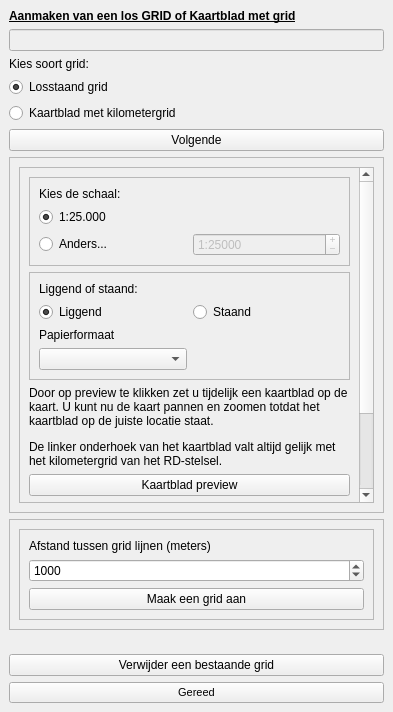
<?xml version="1.0" encoding="UTF-8"?>
<ui version="4.0">
 <class>OivObjectenGridWidget</class>
 <widget class="QDockWidget" name="OivObjectenGridWidget">
  <property name="geometry">
   <rect>
    <x>0</x>
    <y>0</y>
    <width>393</width>
    <height>712</height>
   </rect>
  </property>
  <property name="features">
   <set>QDockWidget::DockWidgetFloatable|QDockWidget::DockWidgetMovable</set>
  </property>
  <property name="windowTitle">
   <string>OIV Objecten</string>
  </property>
  <widget class="QWidget" name="dockWidgetContents">
   <property name="sizePolicy">
    <sizepolicy hsizetype="Preferred" vsizetype="Minimum">
     <horstretch>0</horstretch>
     <verstretch>0</verstretch>
    </sizepolicy>
   </property>
   <layout class="QGridLayout" name="gridLayout">
    <item row="0" column="0">
     <layout class="QVBoxLayout" name="verticalLayout">
      <item>
       <widget class="QLabel" name="label">
        <property name="font">
         <font>
          <family>Arial</family>
          <weight>75</weight>
          <bold>true</bold>
          <underline>true</underline>
         </font>
        </property>
        <property name="text">
         <string>Aanmaken van een los GRID of Kaartblad met grid</string>
        </property>
        <property name="alignment">
         <set>Qt::AlignLeading|Qt::AlignLeft|Qt::AlignVCenter</set>
        </property>
        <property name="wordWrap">
         <bool>true</bool>
        </property>
       </widget>
      </item>
      <item>
       <widget class="QLineEdit" name="object_id">
        <property name="enabled">
         <bool>false</bool>
        </property>
       </widget>
      </item>
      <item>
       <widget class="QLabel" name="type_label">
        <property name="text">
         <string>Kies soort grid:</string>
        </property>
       </widget>
      </item>
      <item>
       <widget class="QRadioButton" name="type_single_grid">
        <property name="text">
         <string>Losstaand grid</string>
        </property>
        <property name="checked">
         <bool>true</bool>
        </property>
       </widget>
      </item>
      <item>
       <widget class="QRadioButton" name="type_kaartblad_grid">
        <property name="text">
         <string>Kaartblad met kilometergrid</string>
        </property>
       </widget>
      </item>
      <item>
       <widget class="QPushButton" name="next">
        <property name="text">
         <string>Volgende</string>
        </property>
       </widget>
      </item>
      <item>
       <widget class="QFrame" name="kaartblad_frame">
        <property name="sizePolicy">
         <sizepolicy hsizetype="Preferred" vsizetype="MinimumExpanding">
          <horstretch>0</horstretch>
          <verstretch>0</verstretch>
         </sizepolicy>
        </property>
        <property name="minimumSize">
         <size>
          <width>0</width>
          <height>200</height>
         </size>
        </property>
        <property name="frameShape">
         <enum>QFrame::StyledPanel</enum>
        </property>
        <property name="frameShadow">
         <enum>QFrame::Raised</enum>
        </property>
        <layout class="QGridLayout" name="gridLayout_2">
         <item row="1" column="0">
          <widget class="QScrollArea" name="scrollArea_2">
           <property name="sizePolicy">
            <sizepolicy hsizetype="Preferred" vsizetype="Expanding">
             <horstretch>0</horstretch>
             <verstretch>0</verstretch>
            </sizepolicy>
           </property>
           <property name="minimumSize">
            <size>
             <width>0</width>
             <height>0</height>
            </size>
           </property>
           <property name="widgetResizable">
            <bool>true</bool>
           </property>
           <widget class="QWidget" name="scrollAreaWidgetContents_2">
            <property name="geometry">
             <rect>
              <x>0</x>
              <y>0</y>
              <width>334</width>
              <height>422</height>
             </rect>
            </property>
            <property name="sizePolicy">
             <sizepolicy hsizetype="Preferred" vsizetype="Expanding">
              <horstretch>0</horstretch>
              <verstretch>0</verstretch>
             </sizepolicy>
            </property>
            <layout class="QGridLayout" name="gridLayout_3">
             <item row="2" column="0" colspan="2">
              <widget class="QFrame" name="format_orient_frame">
               <property name="minimumSize">
                <size>
                 <width>0</width>
                 <height>20</height>
                </size>
               </property>
               <property name="frameShape">
                <enum>QFrame::StyledPanel</enum>
               </property>
               <property name="frameShadow">
                <enum>QFrame::Raised</enum>
               </property>
               <layout class="QGridLayout" name="gridLayout_5">
                <item row="1" column="0">
                 <widget class="QRadioButton" name="orient_landscape">
                  <property name="text">
                   <string>Liggend</string>
                  </property>
                  <property name="checked">
                   <bool>true</bool>
                  </property>
                 </widget>
                </item>
                <item row="0" column="0">
                 <widget class="QLabel" name="orient_label">
                  <property name="text">
                   <string>Liggend of staand:</string>
                  </property>
                 </widget>
                </item>
                <item row="1" column="1">
                 <widget class="QRadioButton" name="orient_portrait">
                  <property name="text">
                   <string>Staand</string>
                  </property>
                 </widget>
                </item>
                <item row="3" column="0">
                 <widget class="QComboBox" name="format_combo">
                  <property name="currentText">
                   <string/>
                  </property>
                 </widget>
                </item>
                <item row="2" column="0" colspan="2">
                 <widget class="QLabel" name="format_label">
                  <property name="text">
                   <string>Papierformaat</string>
                  </property>
                 </widget>
                </item>
               </layout>
              </widget>
             </item>
             <item row="9" column="0" colspan="2">
              <widget class="QPushButton" name="preview">
               <property name="text">
                <string>Kaartblad preview</string>
               </property>
              </widget>
             </item>
             <item row="12" column="0" colspan="2">
              <widget class="QPushButton" name="make_kaartblad">
               <property name="text">
                <string>Maak kaartblad met grid aan</string>
               </property>
              </widget>
             </item>
             <item row="8" column="0" colspan="2">
              <widget class="QLabel" name="preview_label">
               <property name="sizePolicy">
                <sizepolicy hsizetype="Expanding" vsizetype="Expanding">
                 <horstretch>0</horstretch>
                 <verstretch>0</verstretch>
                </sizepolicy>
               </property>
               <property name="inputMethodHints">
                <set>Qt::ImhMultiLine</set>
               </property>
               <property name="text">
                <string>&lt;html&gt;&lt;head/&gt;&lt;body&gt;&lt;p&gt;Door op preview te klikken zet u tijdelijk een kaartblad op de kaart. U kunt nu de kaart pannen en zoomen totdat het kaartblad op de juiste locatie staat.&lt;/p&gt;&lt;p&gt;De linker onderhoek van het kaartblad valt altijd gelijk met het kilometergrid van het RD-stelsel. &lt;/p&gt;&lt;/body&gt;&lt;/html&gt;</string>
               </property>
               <property name="wordWrap">
                <bool>true</bool>
               </property>
              </widget>
             </item>
             <item row="10" column="0" colspan="2">
              <widget class="QLabel" name="label_7">
               <property name="text">
                <string>Afstand tussen grid lijnen (meters)</string>
               </property>
              </widget>
             </item>
             <item row="11" column="0" colspan="2">
              <widget class="QSpinBox" name="distance_grid">
               <property name="enabled">
                <bool>false</bool>
               </property>
               <property name="minimum">
                <number>10</number>
               </property>
               <property name="maximum">
                <number>1000000</number>
               </property>
               <property name="singleStep">
                <number>10</number>
               </property>
               <property name="value">
                <number>1000</number>
               </property>
              </widget>
             </item>
             <item row="1" column="0" colspan="2">
              <widget class="QFrame" name="scale_frame">
               <property name="minimumSize">
                <size>
                 <width>0</width>
                 <height>20</height>
                </size>
               </property>
               <property name="frameShape">
                <enum>QFrame::StyledPanel</enum>
               </property>
               <property name="frameShadow">
                <enum>QFrame::Raised</enum>
               </property>
               <layout class="QGridLayout" name="gridLayout_4">
                <item row="0" column="0">
                 <widget class="QLabel" name="scale_label">
                  <property name="text">
                   <string>Kies de schaal:</string>
                  </property>
                 </widget>
                </item>
                <item row="1" column="0">
                 <widget class="QRadioButton" name="scale_25000">
                  <property name="text">
                   <string>1:25.000</string>
                  </property>
                  <property name="checked">
                   <bool>true</bool>
                  </property>
                 </widget>
                </item>
                <item row="2" column="0">
                 <widget class="QRadioButton" name="scale_diff">
                  <property name="text">
                   <string>Anders...</string>
                  </property>
                 </widget>
                </item>
                <item row="2" column="1">
                 <widget class="QSpinBox" name="scale_custom">
                  <property name="enabled">
                   <bool>false</bool>
                  </property>
                  <property name="buttonSymbols">
                   <enum>QAbstractSpinBox::PlusMinus</enum>
                  </property>
                  <property name="prefix">
                   <string>1:</string>
                  </property>
                  <property name="minimum">
                   <number>1</number>
                  </property>
                  <property name="maximum">
                   <number>1000000</number>
                  </property>
                  <property name="singleStep">
                   <number>1000</number>
                  </property>
                  <property name="value">
                   <number>25000</number>
                  </property>
                 </widget>
                </item>
               </layout>
              </widget>
             </item>
             <item row="13" column="0" colspan="2">
              <widget class="QPushButton" name="make_kaartblad_only">
               <property name="text">
                <string>Maak kaartblad zonder grid aan</string>
               </property>
              </widget>
             </item>
            </layout>
           </widget>
          </widget>
         </item>
        </layout>
       </widget>
      </item>
      <item>
       <widget class="QFrame" name="grid_frame">
        <property name="sizePolicy">
         <sizepolicy hsizetype="Preferred" vsizetype="MinimumExpanding">
          <horstretch>0</horstretch>
          <verstretch>0</verstretch>
         </sizepolicy>
        </property>
        <property name="minimumSize">
         <size>
          <width>0</width>
          <height>0</height>
         </size>
        </property>
        <property name="frameShape">
         <enum>QFrame::StyledPanel</enum>
        </property>
        <property name="frameShadow">
         <enum>QFrame::Raised</enum>
        </property>
        <layout class="QVBoxLayout" name="verticalLayout_2">
         <item>
          <widget class="QScrollArea" name="scrollArea">
           <property name="sizePolicy">
            <sizepolicy hsizetype="Minimum" vsizetype="Fixed">
             <horstretch>0</horstretch>
             <verstretch>0</verstretch>
            </sizepolicy>
           </property>
           <property name="minimumSize">
            <size>
             <width>0</width>
             <height>86</height>
            </size>
           </property>
           <property name="widgetResizable">
            <bool>true</bool>
           </property>
           <widget class="QWidget" name="scrollAreaWidgetContents">
            <property name="geometry">
             <rect>
              <x>0</x>
              <y>0</y>
              <width>351</width>
              <height>92</height>
             </rect>
            </property>
            <layout class="QVBoxLayout" name="verticalLayout_3">
             <item>
              <widget class="QLabel" name="label_2">
               <property name="text">
                <string>Afstand tussen grid lijnen (meters)</string>
               </property>
              </widget>
             </item>
             <item>
              <widget class="QSpinBox" name="distance">
               <property name="minimum">
                <number>10</number>
               </property>
               <property name="maximum">
                <number>1000000</number>
               </property>
               <property name="singleStep">
                <number>10</number>
               </property>
               <property name="value">
                <number>1000</number>
               </property>
              </widget>
             </item>
             <item>
              <widget class="QPushButton" name="make_grid">
               <property name="text">
                <string>Maak een grid aan</string>
               </property>
              </widget>
             </item>
             <item>
              <spacer name="verticalSpacer_4">
               <property name="orientation">
                <enum>Qt::Vertical</enum>
               </property>
               <property name="sizeHint" stdset="0">
                <size>
                 <width>0</width>
                 <height>0</height>
                </size>
               </property>
              </spacer>
             </item>
            </layout>
           </widget>
          </widget>
         </item>
        </layout>
       </widget>
      </item>
      <item>
       <spacer name="verticalSpacer">
        <property name="orientation">
         <enum>Qt::Vertical</enum>
        </property>
        <property name="sizeHint" stdset="0">
         <size>
          <width>0</width>
          <height>0</height>
         </size>
        </property>
       </spacer>
      </item>
      <item>
       <widget class="QPushButton" name="delete_grid">
        <property name="text">
         <string>Verwijder een bestaande grid</string>
        </property>
       </widget>
      </item>
      <item>
       <widget class="QPushButton" name="closewidget">
        <property name="enabled">
         <bool>true</bool>
        </property>
        <property name="font">
         <font>
          <pointsize>8</pointsize>
          <weight>50</weight>
          <bold>false</bold>
         </font>
        </property>
        <property name="text">
         <string>Gereed</string>
        </property>
        <property name="checkable">
         <bool>true</bool>
        </property>
       </widget>
      </item>
     </layout>
    </item>
   </layout>
  </widget>
 </widget>
 <resources/>
 <connections/>
</ui>
